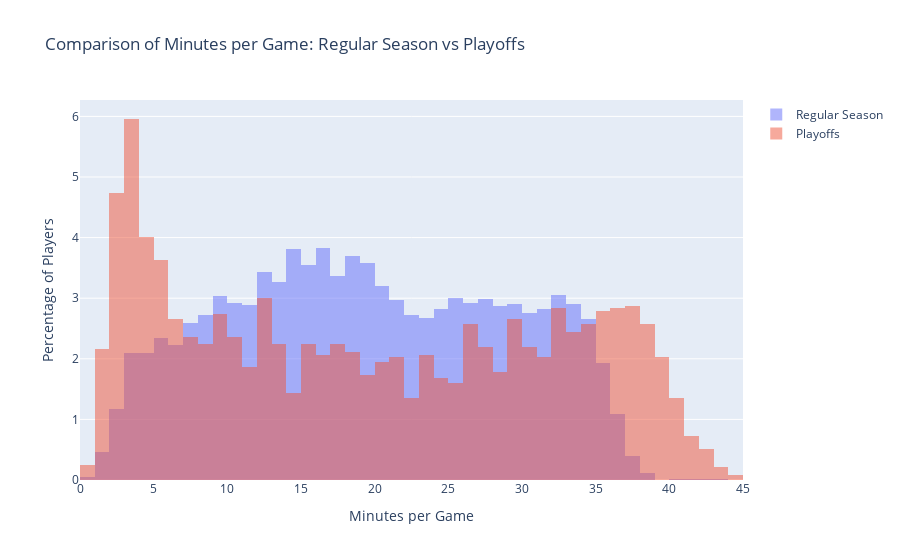

The code cell stored with this chart in its notebook:
### Code cell
# Create the figure
fig = go.Figure()

# Add the Regular Season histogram
fig.add_trace(go.Histogram(
    x=rs_df['MIN'] / rs_df['GP'], 
    histnorm='percent', 
    name='Regular Season',
    xbins={'start': 0, 'end': 46, 'size': 1}
))

# Add the Playoffs histogram
fig.add_trace(go.Histogram(
    x=playoffs_df['MIN'] / playoffs_df['GP'], 
    histnorm='percent', 
    name='Playoffs',
    xbins={'start': 0, 'end': 46, 'size': 1}
))

# Update the layout to overlay the histograms and set the opacity
fig.update_layout(
    barmode='overlay',
    xaxis_title='Minutes per Game',
    yaxis_title='Percentage of Players',
    title='Comparison of Minutes per Game: Regular Season vs Playoffs'
)
fig.update_traces(opacity=0.5)

# Show the figure
fig.show()

### Figure 1 — Plotly figure (JSON) as saved in the notebook; plotly's stock layout.template omitted (floating-point values rounded to 4 significant figures; data arrays with more than 128 entries replaced by an {"elided": "..."} marker saying what was removed)
{"data": [{"histnorm": "percent", "name": "Regular Season", "opacity": 0.5, "type": "histogram", "x": {"elided": "5791 float values"}, "xbins": {"end": 46, "size": 1, "start": 0}}, {"histnorm": "percent", "name": "Playoffs", "opacity": 0.5, "type": "histogram", "x": {"elided": "2367 float values"}, "xbins": {"end": 46, "size": 1, "start": 0}}], "layout": {"barmode": "overlay", "title": {"text": "Comparison of Minutes per Game: Regular Season vs Playoffs"}, "xaxis": {"title": {"text": "Minutes per Game"}}, "yaxis": {"title": {"text": "Percentage of Players"}}}}
